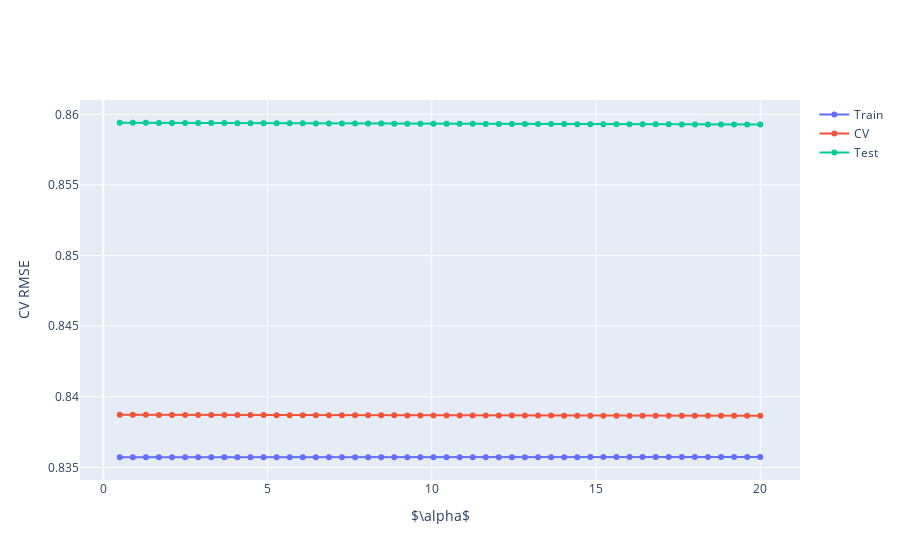

Notebook cell for this chart:
### Code cell
fig = go.Figure()
fig.add_trace(go.Scatter(x = alphas, y = train_values, mode="lines+markers", name="Train"))
fig.add_trace(go.Scatter(x = alphas, y = cv_values, mode="lines+markers", name="CV"))
fig.add_trace(go.Scatter(x = alphas, y = test_values, mode="lines+markers", name="Test"))
fig.update_layout(xaxis_title=r"$\alpha$", yaxis_title="CV RMSE")
